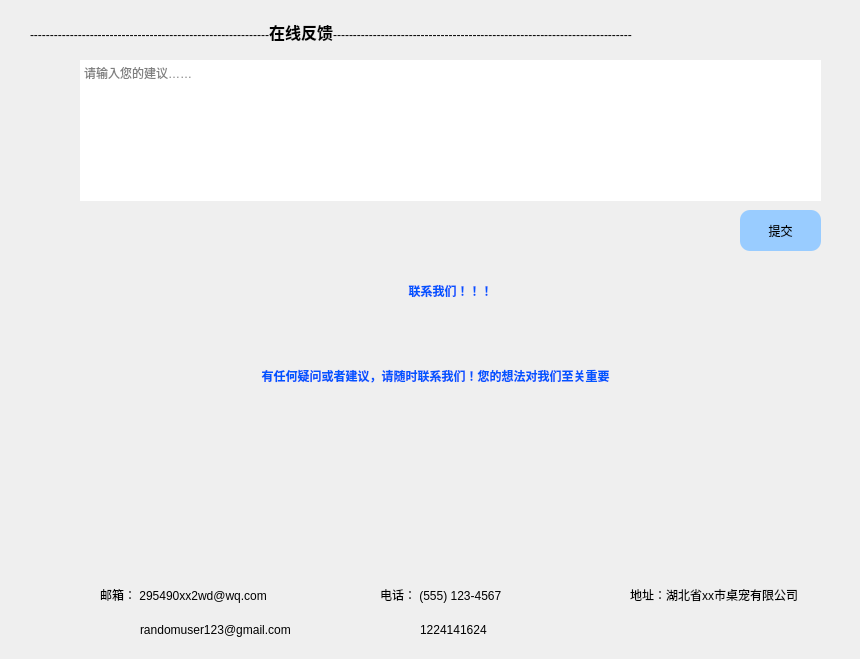
    <widget class="QWidget" name="page_4">
     <property name="styleSheet">
      <string notr="true">bordground:rgb(251,251,251)</string>
     </property>
     <widget class="QLabel" name="label_2">
      <property name="geometry">
       <rect>
        <x>30</x>
        <y>20</y>
        <width>821</width>
        <height>21</height>
       </rect>
      </property>
      <property name="styleSheet">
       <string notr="true">border: 0px solid black;</string>
      </property>
      <property name="text">
       <string>&lt;html&gt;&lt;head/&gt;&lt;body&gt;&lt;p&gt;------------------------------------------------------------&lt;span style=&quot; font-size:12pt; font-weight:600;&quot;&gt;在线反馈&lt;/span&gt;---------------------------------------------------------------------------&lt;/p&gt;&lt;/body&gt;&lt;/html&gt;</string>
      </property>
     </widget>
     <widget class="QLabel" name="label_10">
      <property name="geometry">
       <rect>
        <x>110</x>
        <y>410</y>
        <width>180</width>
        <height>150</height>
       </rect>
      </property>
      <property name="styleSheet">
       <string notr="true">border: 0px solid black;</string>
      </property>
      <property name="text">
       <string/>
      </property>
      <property name="pixmap">
       <pixmap>C:/Users/29549/Pictures/yhj.png</pixmap>
      </property>
      <property name="scaledContents">
       <bool>true</bool>
      </property>
     </widget>
     <widget class="QLabel" name="label_16">
      <property name="geometry">
       <rect>
        <x>360</x>
        <y>410</y>
        <width>161</width>
        <height>151</height>
       </rect>
      </property>
      <property name="styleSheet">
       <string notr="true">border: 0px solid black;</string>
      </property>
      <property name="text">
       <string/>
      </property>
      <property name="pixmap">
       <pixmap>C:/Users/29549/Pictures/dhh.png</pixmap>
      </property>
      <property name="scaledContents">
       <bool>true</bool>
      </property>
     </widget>
     <widget class="QLabel" name="label_17">
      <property name="geometry">
       <rect>
        <x>610</x>
        <y>410</y>
        <width>171</width>
        <height>151</height>
       </rect>
      </property>
      <property name="styleSheet">
       <string notr="true">border: 0px solid black;</string>
      </property>
      <property name="text">
       <string/>
      </property>
      <property name="pixmap">
       <pixmap>C:/Users/29549/Pictures/home.png</pixmap>
      </property>
      <property name="scaledContents">
       <bool>true</bool>
      </property>
     </widget>
     <widget class="QLabel" name="label_18">
      <property name="geometry">
       <rect>
        <x>240</x>
        <y>230</y>
        <width>421</width>
        <height>121</height>
       </rect>
      </property>
      <property name="styleSheet">
       <string notr="true">border: 0px solid black;
color:rgb(0, 85, 255);
font-weight: bold;
font: 75 italic 35pt &quot;Arial&quot;</string>
      </property>
      <property name="text">
       <string>联系我们！！！</string>
      </property>
      <property name="alignment">
       <set>Qt::AlignCenter</set>
      </property>
     </widget>
     <widget class="QLabel" name="label_19">
      <property name="geometry">
       <rect>
        <x>140</x>
        <y>360</y>
        <width>591</width>
        <height>31</height>
       </rect>
      </property>
      <property name="styleSheet">
       <string notr="true">border: 0px solid black;
color:rgb(0, 85, 255);
font-weight: bold;</string>
      </property>
      <property name="text">
       <string>有任何疑问或者建议，请随时联系我们！您的想法对我们至关重要</string>
      </property>
      <property name="alignment">
       <set>Qt::AlignCenter</set>
      </property>
     </widget>
     <widget class="QLabel" name="label_20">
      <property name="geometry">
       <rect>
        <x>100</x>
        <y>570</y>
        <width>200</width>
        <height>50</height>
       </rect>
      </property>
      <property name="styleSheet">
       <string notr="true">border: 0px solid black;
font: 9pt &quot;Arial&quot;;
</string>
      </property>
      <property name="text">
       <string>邮箱： 295490xx2wd@wq.com</string>
      </property>
     </widget>
     <widget class="QLabel" name="label_21">
      <property name="geometry">
       <rect>
        <x>140</x>
        <y>609</y>
        <width>200</width>
        <height>41</height>
       </rect>
      </property>
      <property name="styleSheet">
       <string notr="true">border: 0px solid black;
font: 9pt &quot;Arial&quot;;\n</string>
      </property>
      <property name="text">
       <string>randomuser123@gmail.com</string>
      </property>
     </widget>
     <widget class="QLabel" name="label_22">
      <property name="geometry">
       <rect>
        <x>380</x>
        <y>570</y>
        <width>171</width>
        <height>50</height>
       </rect>
      </property>
      <property name="styleSheet">
       <string notr="true">border: 0px solid black;
font: 9pt &quot;Arial&quot;;
</string>
      </property>
      <property name="text">
       <string>电话： (555) 123-4567</string>
      </property>
     </widget>
     <widget class="QLabel" name="label_23">
      <property name="geometry">
       <rect>
        <x>420</x>
        <y>609</y>
        <width>131</width>
        <height>41</height>
       </rect>
      </property>
      <property name="styleSheet">
       <string notr="true">border: 0px solid black;
font: 9pt &quot;Arial&quot;;
</string>
      </property>
      <property name="text">
       <string>1224141624</string>
      </property>
     </widget>
     <widget class="QLabel" name="label_24">
      <property name="geometry">
       <rect>
        <x>630</x>
        <y>570</y>
        <width>171</width>
        <height>50</height>
       </rect>
      </property>
      <property name="styleSheet">
       <string notr="true">border: 0px solid black;
font: 9pt &quot;Arial&quot;;
</string>
      </property>
      <property name="text">
       <string>地址：湖北省xx市桌宠有限公司</string>
      </property>
     </widget>
     <widget class="QTextEdit" name="textEdit_3">
      <property name="geometry">
       <rect>
        <x>80</x>
        <y>60</y>
        <width>741</width>
        <height>141</height>
       </rect>
      </property>
      <property name="styleSheet">
       <string notr="true">border-radius:10px;</string>
      </property>
      <property name="placeholderText">
       <string>请输入您的建议……</string>
      </property>
     </widget>
     <widget class="QToolButton" name="toolButton_11">
      <property name="geometry">
       <rect>
        <x>740</x>
        <y>210</y>
        <width>81</width>
        <height>41</height>
       </rect>
      </property>
      <property name="styleSheet">
       <string notr="true">border:0px solid;

font: 75 14pt &quot;微软雅黑&quot;;
background:#99CCFF;
border-radius:10px;</string>
      </property>
      <property name="text">
       <string>提交</string>
      </property>
     </widget>
    </widget>
